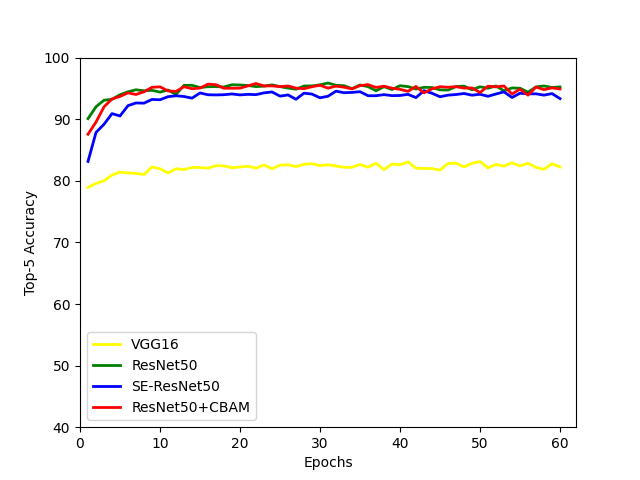

Reproduce this figure in Python.
# 模型top-5 accuracy对比图
import numpy as np
import pandas as pd
import matplotlib.pyplot as plt

# epoch控制为60
EPOCH = 60

x = np.arange(1, EPOCH+1)
# 读取csv中指定列的数据
vgg16_data = pd.read_csv('./vgg16/loss_acc/train_val.csv')
vgg16_val_acc = vgg16_data[['val_top5']]
resnet50_data = pd.read_csv('./resnet50/loss_acc/train_val.csv')
resnet50_val_acc = resnet50_data[['val_top5']]
seresnet50_data = pd.read_csv('./seresnet50/loss_acc/train_val.csv')
seresnet50_val_acc = seresnet50_data[['val_top5']]
resnet50_cbam_data = pd.read_csv('./resnet50+cbam/loss_acc/train_val.csv')
resnet50_cbam_val_acc = resnet50_cbam_data[['val_top5']]

# 将DataFrame类型转化为numpy数组
y1 = np.array(vgg16_val_acc)
y2 = np.array(resnet50_val_acc) 
y3 = np.array(seresnet50_val_acc)
y4 = np.array(resnet50_cbam_val_acc)

# 绘制模型的top-5 accuracy对比图
plt.plot(x, y1[:EPOCH], 'yellow', linewidth=2, label='VGG16')
plt.plot(x, y2[:EPOCH], 'green', linewidth=2, label='ResNet50')
plt.plot(x, y3[:EPOCH], 'blue', linewidth=2, label='SE-ResNet50')
plt.plot(x, y4[:EPOCH], 'red', linewidth=2, label='ResNet50+CBAM')

# x轴和y轴的刻度
plt.xlim(0, 62)
plt.ylim(40, 100)
plt.xlabel('Epochs')
plt.ylabel('Top-5 Accuracy')
plt.legend()
plt.savefig('./top5Acc_comparison.png')
plt.close()  # 关闭窗口